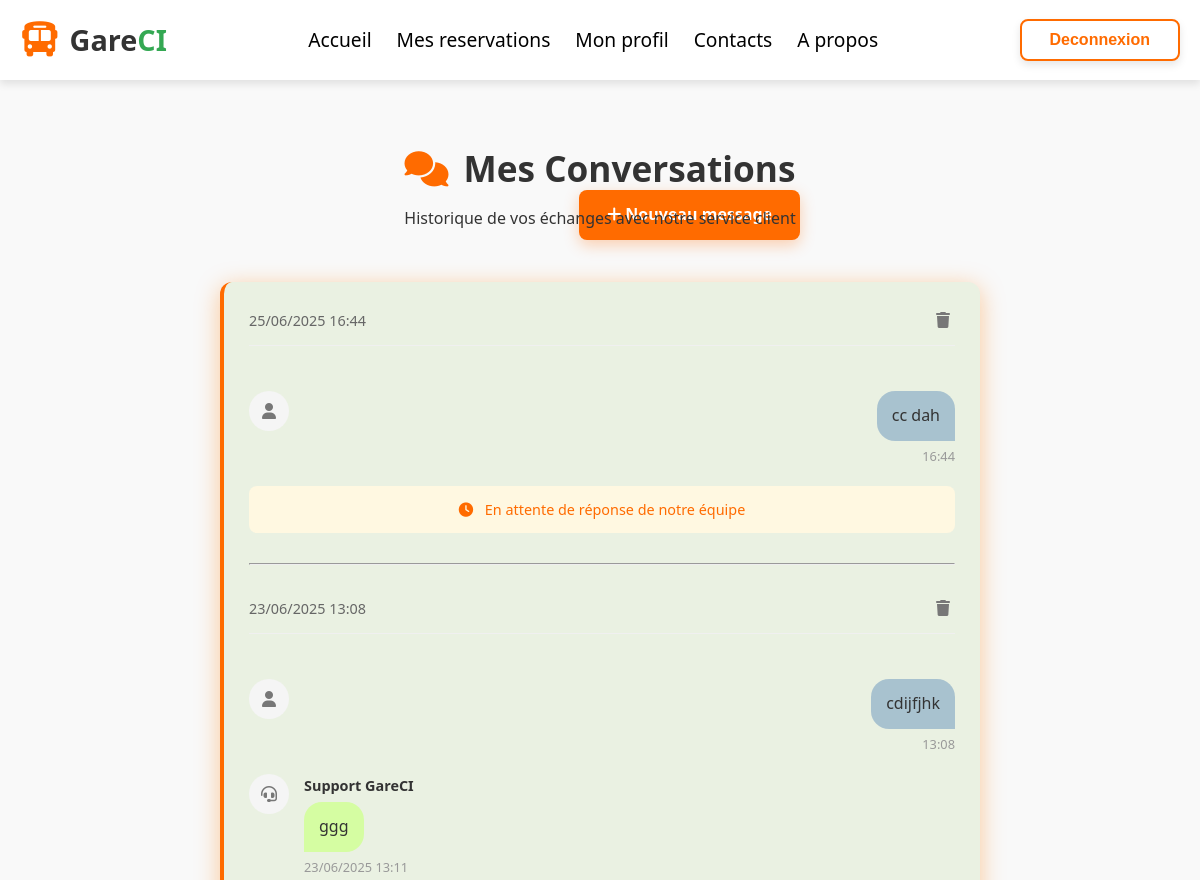
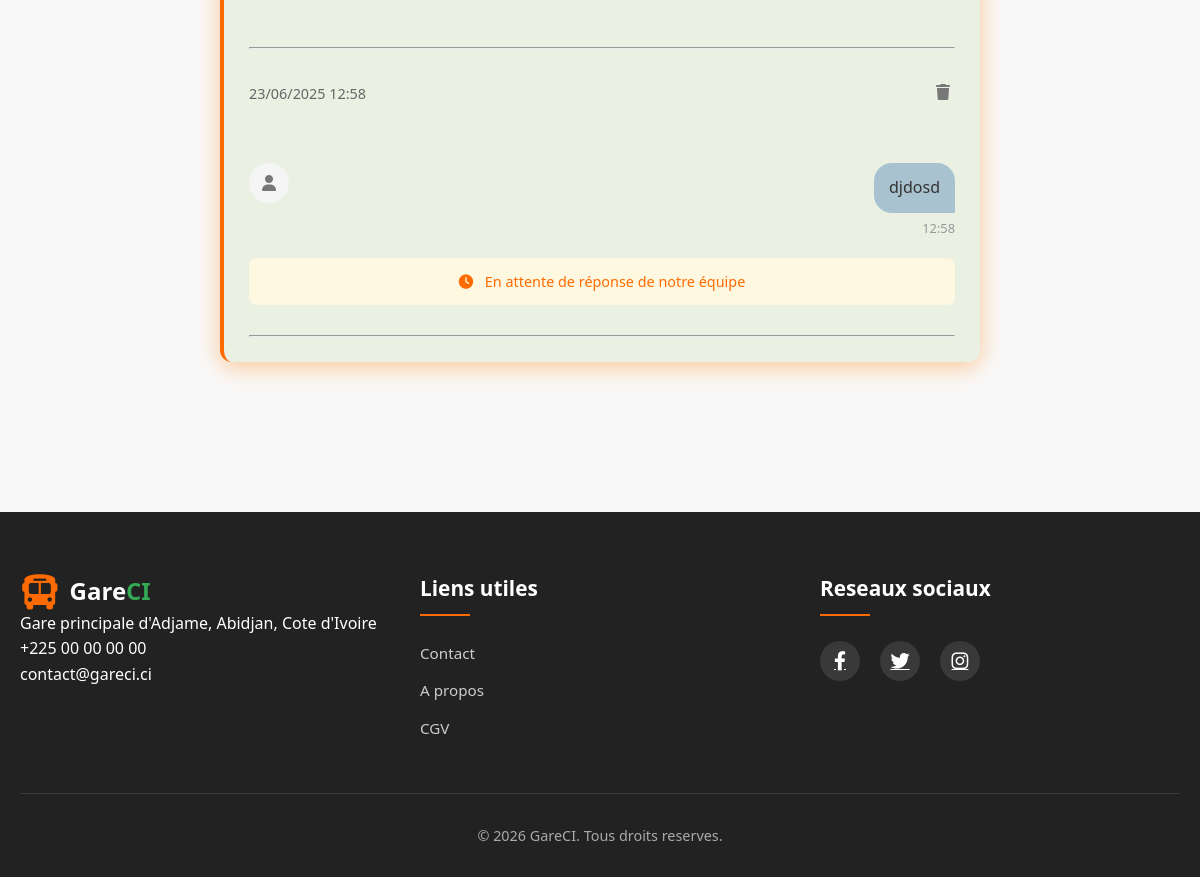
The app's page /reservations/messages/ (signed in), older data (2 pictures, top to bottom).
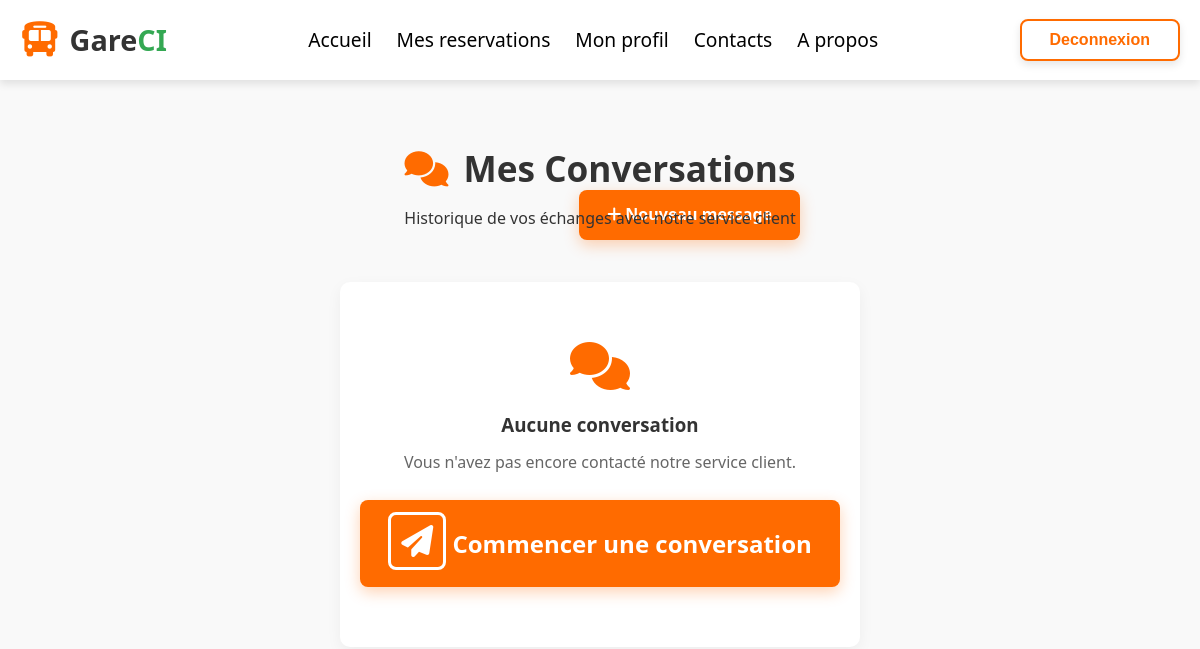
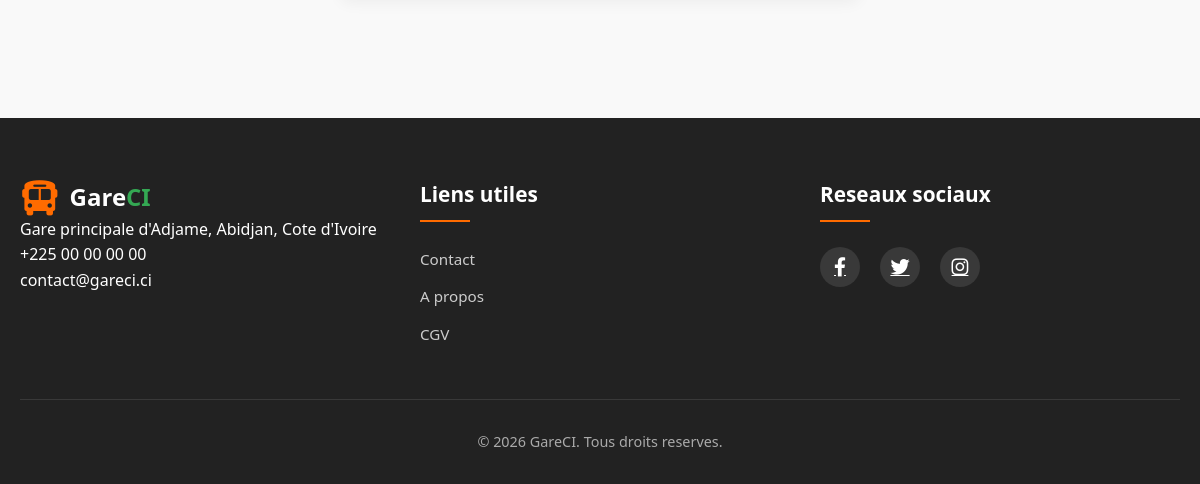
The same page, newer data (2 pictures, top to bottom).
### reservations/models.py (models this page shows)
class ContactMessage(models.Model):
    name = models.CharField(max_length=100)
    email = models.EmailField()
    message = models.TextField()
    submitted_at = models.DateTimeField(auto_now_add=True)
    reply = models.TextField(blank=True, null=True)
    replied_at = models.DateTimeField(blank=True, null=True)

### reservations/views.py (the view)
# urls.py: path("messages/", MessageListView.as_view(), name="message_list"),
@login_required
def message_list(request):
    user_messages = ContactMessage.objects.filter(email=request.user.email).order_by("-submitted_at")
    return render(
        request,
        "reservations/message_list.html",
        {"messages": user_messages, "active_tab": "message"},
    )

### reservations/templates/reservations/message_list.html (shortened to what this page needs)
{% extends 'base.html' %}
{% block content %}
    <div>
        <div class="conversation-footer">
                <a href="{% url 'trips:home' %}#contact" class="btn btn-primary new-message-btn">
                    <i class="fas fa-plus"></i> Nouveau message
                </a>
            </div>
    <div class="messages-container">
        <div class="messages-header">
            <h1><i class="fas fa-comments"></i> Mes Conversations</h1>
            <p class="subtitle">Historique de vos échanges avec notre service client</p>
        </div>
        {% if messages %}
            <div class="conversation-list">
                {% for msg in messages %}
                    <div class="conversation-header">
                        <span class="date">{{ msg.submitted_at|date:"d/m/Y H:i" }}</span>
                        <form method="post" action="{% url 'reservations:delete_message' msg.id %}" class="delete-form">
                            <button type="submit" class="btn-icon" onclick="return confirm('Supprimer cette conversation ?');">
                                <i class="fas fa-trash"></i>
                            </button>
                        </form>
                    </div>
                    <div class="conversation {% if not msg.reply %}unread{% endif %}">
                        <div class="message user-message">
                            <div class="message-avatar">
                                <i class="fas fa-user"></i>
                            </div>
                            <div class="message-content">
                                <div class="message-text">{{ msg.message }}</div>
                                <div class="message-time">{{ msg.submitted_at|date:"H:i" }}</div>
                            </div>
                        </div>
                        {% if msg.reply %}
                        <div class="message admin-message">
                            <div class="message-avatar">
                                <i class="fas fa-headset"></i>
                            </div>
                            <div class="message-content">
                                <div class="message-author">Support GareCI</div>
                                <div class="message-text">{{ msg.reply }}</div>
                                <div class="message-time">{{ msg.replied_at|date:"d/m/Y H:i" }}</div>
                            </div>
                        </div>
                        {% else %}
                        <div class="waiting-response">
                            <i class="fas fa-clock"></i> En attente de réponse de notre équipe
                        </div>
                        {% endif %}
                    </div>
                    <hr>
                {% endfor %}
            </div>
        {% else %}
        <div class="no-results">
            <div class="empty-content">
                <i class="fas fa-comments"></i>
                <h3>Aucune conversation</h3>
                <p>Vous n'avez pas encore contacté notre service client.</p>
                <a href="{% url 'trips:home' %}#contact" class="btn btn-primary">
                    <i class="fas fa-paper-plane"></i> Commencer une conversation
                </a>
            </div>
        </div>
        {% endif %}
    </div>
    </div>
{% endblock %}

Row changes from the older to the newer data that the page shows:
removed ContactMessage: submitted_at "25/06/2025 16:44", message "cc dah", submitted_at "16:44", shows "En attente de réponse de notre équipe"
removed ContactMessage: submitted_at "23/06/2025 13:08", message "cdijfjhk", submitted_at "13:08", reply "ggg", replied_at "23/06/2025 13:11"
removed ContactMessage: submitted_at "23/06/2025 12:58", message "djdosd", submitted_at "12:58", shows "En attente de réponse de notre équipe"
Text that changed along with them:
text now shown: "Aucune conversation Vous n'avez pas encore contacté notre service client. Commencer une conversation"
